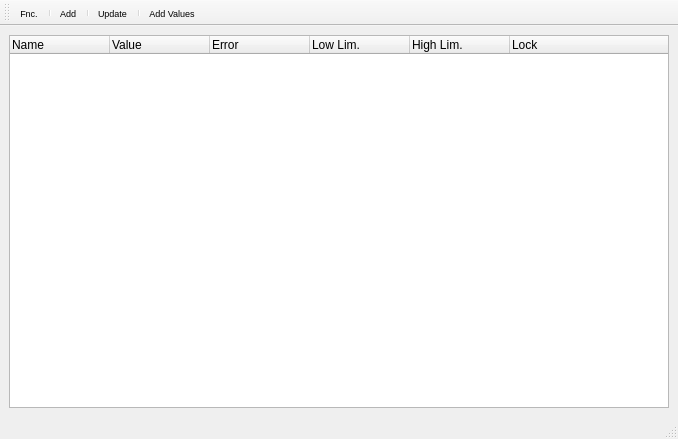
<?xml version="1.0" encoding="UTF-8"?>
<ui version="4.0">
 <class>MainWindow</class>
 <widget class="QMainWindow" name="MainWindow">
  <property name="geometry">
   <rect>
    <x>0</x>
    <y>0</y>
    <width>678</width>
    <height>439</height>
   </rect>
  </property>
  <property name="windowTitle">
   <string>MainWindow</string>
  </property>
  <widget class="QWidget" name="centralwidget">
   <layout class="QGridLayout" name="gridLayout">
    <item row="0" column="0">
     <widget class="QTreeWidget" name="tree">
      <property name="alternatingRowColors">
       <bool>true</bool>
      </property>
      <column>
       <property name="text">
        <string>Name</string>
       </property>
      </column>
      <column>
       <property name="text">
        <string>Value</string>
       </property>
      </column>
      <column>
       <property name="text">
        <string>Error</string>
       </property>
      </column>
      <column>
       <property name="text">
        <string>Low Lim.</string>
       </property>
      </column>
      <column>
       <property name="text">
        <string>High Lim.</string>
       </property>
      </column>
      <column>
       <property name="text">
        <string>Lock</string>
       </property>
      </column>
     </widget>
    </item>
   </layout>
  </widget>
  <widget class="QStatusBar" name="statusbar"/>
  <widget class="QToolBar" name="toolBar">
   <property name="font">
    <font>
     <pointsize>7</pointsize>
    </font>
   </property>
   <property name="windowTitle">
    <string>toolBar</string>
   </property>
   <property name="iconSize">
    <size>
     <width>20</width>
     <height>20</height>
    </size>
   </property>
   <property name="toolButtonStyle">
    <enum>Qt::ToolButtonTextUnderIcon</enum>
   </property>
   <attribute name="toolBarArea">
    <enum>TopToolBarArea</enum>
   </attribute>
   <attribute name="toolBarBreak">
    <bool>false</bool>
   </attribute>
   <addaction name="actionFunc"/>
   <addaction name="separator"/>
   <addaction name="actionAdd"/>
   <addaction name="separator"/>
   <addaction name="actionUpdate"/>
   <addaction name="separator"/>
   <addaction name="actionAdd_Tau"/>
  </widget>
  <action name="actionFunc">
   <property name="icon">
    <iconset>
     <normaloff>../icons/function.png</normaloff>../icons/function.png</iconset>
   </property>
   <property name="text">
    <string>Fnc.</string>
   </property>
  </action>
  <action name="actionAdd">
   <property name="icon">
    <iconset>
     <normaloff>../icons/add_29356.png</normaloff>../icons/add_29356.png</iconset>
   </property>
   <property name="text">
    <string>Add</string>
   </property>
   <property name="statusTip">
    <string>adds fits to the plot</string>
   </property>
  </action>
  <action name="actionUpdate">
   <property name="text">
    <string>Update</string>
   </property>
   <property name="statusTip">
    <string>updates graph to changes in values (ctrl+u)</string>
   </property>
   <property name="shortcut">
    <string>Ctrl+Return</string>
   </property>
  </action>
  <action name="actionAdd_Tau">
   <property name="text">
    <string>Add Values</string>
   </property>
  </action>
 </widget>
 <resources/>
 <connections/>
</ui>
